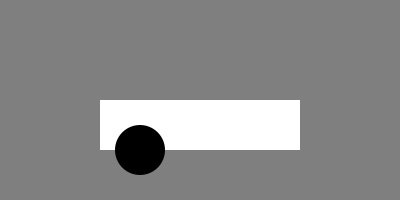
Frame 1 (no input)
Frame 60 (the mouse pressed at the canvas centre just before this capture): identical to frame 1, image omitted
Frame 120 (the mouse held since frame 60 and released just before this capture): identical to frame 1, image omitted

The Processing sketch that drew this single still picture (run headless with seeded random() and noise(); from frame 60 on, the mouse is pressed at the canvas centre):

// Processing sketch: sketch_07b_exeFunctions
// ── sketch_07b_exeFunctions.pde
// Example by Tegan Bristow 2015
// Finish Drawing the Car
// Then we will make a car function of our own

 int carW = 200;
  int carH = 50;
  int carX = 100;
  int carY = 100;

void setup() {
  size(400, 200);
  background(204);
  noStroke();
}

void draw() {
  background(127);
  fill(255);
  //body
  rect(carX,carY, carW, carH);
  //wheels
  fill(0);
  ellipse(carX + carW*0.2, carY+carH, carW/4, carW/4);
}
